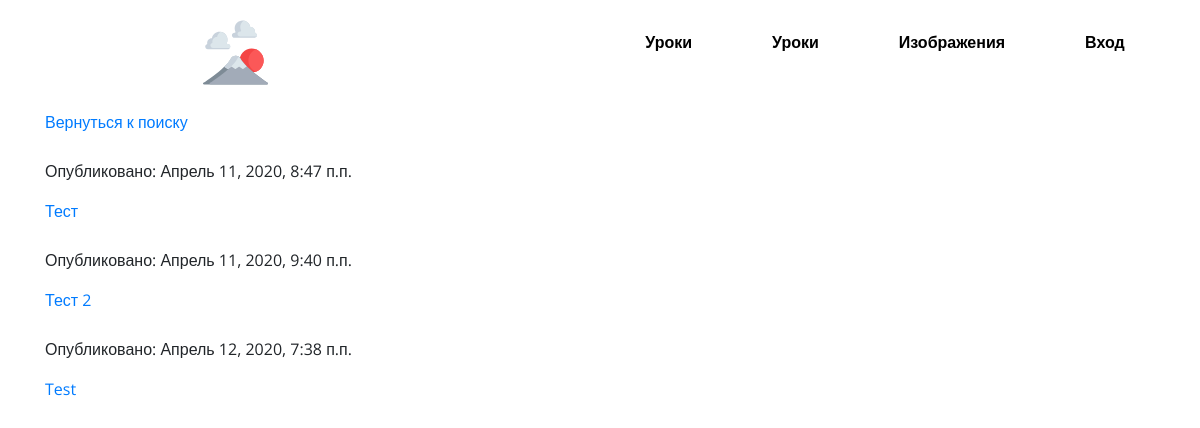
/search/, run on an earlier commit of the app's database.
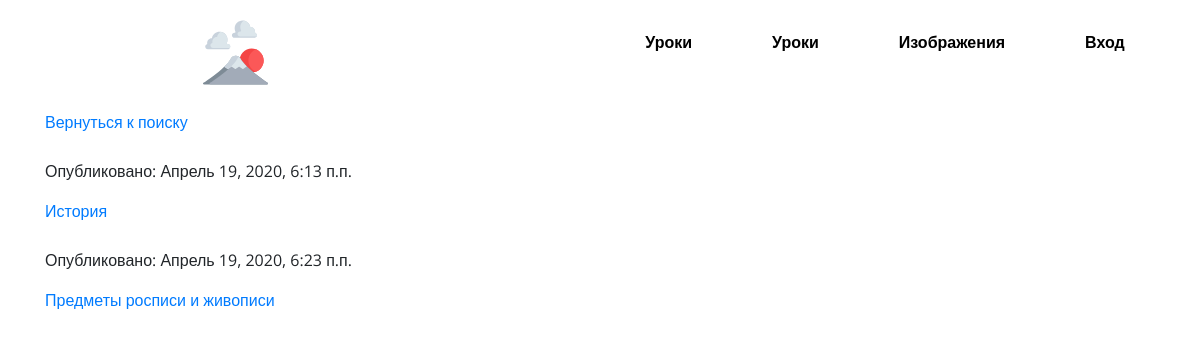
And on a later commit of the database.
### painting/models.py (models this page shows, shortened)
class Lessons(models.Model):
    title = models.CharField(max_length=100)
    info = models.TextField()
    image = models.ImageField(upload_to="lessons/")
    created_date = models.DateTimeField(default=timezone.now)
    published_date = models.DateTimeField(blank=True, null=True)
    class Meta:
        verbose_name = "Урок"
        verbose_name_plural = "Уроки"

### painting/views.py (the view)
# urls.py: path('search/', views.Search.as_view(), name='lessons_search'),
class Search(ListView):
    model = Lessons
    template_name = 'lessons/lessons_list.html'
    def get_queryset(self):
        queryset = Lessons.objects.all()
        q = self.request.GET.get('q')
        if q:
            return queryset.filter(Q(title__icontains=q))
        return queryset

### templates/lessons/lessons_list.html
{% extends 'main/base.html' %}
{% block content %}
  <div class="row">
    <div class="col">
      <a href="{% url 'lessons_list' %}">Вернуться к поиску</a>
    </div>
  </div>
    {% for lesson in object_list %}
      <div class="row">
        <div class="lesson col-md-6" style="margin-top: 25px">
          <div class="date">
            <p>Опубликовано: {{ lesson.published_date }}</p>
            <a href="{% url 'lessons_detail' pk=lesson.pk %}">{{ lesson.title }}</a>
          </div>
        </div>
      </div>
    {% endfor %}
{% endblock %}

What changed in the data, as far as the page shows it:
removed Lessons: published_date "Апрель 11, 2020, 8:47 п.п.", title "Тест"
removed Lessons: published_date "Апрель 11, 2020, 9:40 п.п.", title "Тест 2"
removed Lessons: published_date "Апрель 12, 2020, 7:38 п.п.", title "Test"
added Lessons: published_date "Апрель 19, 2020, 6:13 п.п.", title "История"
added Lessons: published_date "Апрель 19, 2020, 6:23 п.п.", title "Предметы росписи и живописи"
